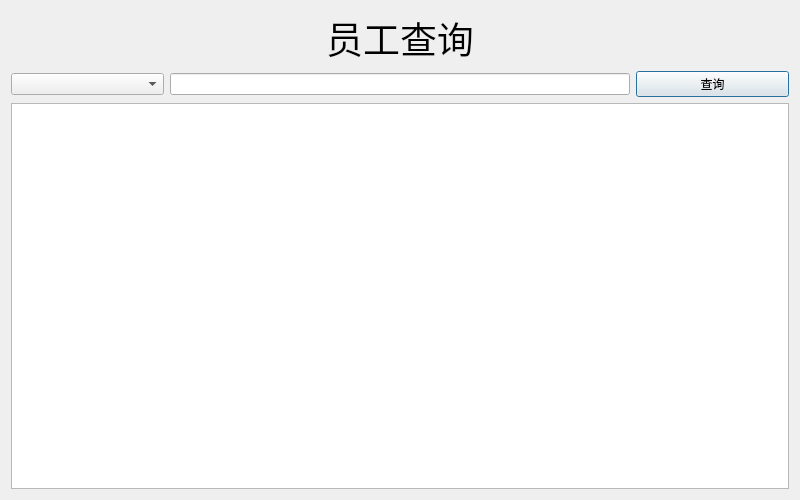
<?xml version="1.0" encoding="UTF-8"?>
<ui version="4.0">
 <class>QueryEmp</class>
 <widget class="QDialog" name="QueryEmp">
  <property name="geometry">
   <rect>
    <x>0</x>
    <y>0</y>
    <width>800</width>
    <height>500</height>
   </rect>
  </property>
  <property name="windowTitle">
   <string>员工查询</string>
  </property>
  <layout class="QVBoxLayout" name="verticalLayout">
   <item>
    <widget class="QLabel" name="label">
     <property name="font">
      <font>
       <family>Adobe Arabic</family>
       <pointsize>28</pointsize>
      </font>
     </property>
     <property name="text">
      <string>员工查询</string>
     </property>
     <property name="alignment">
      <set>Qt::AlignCenter</set>
     </property>
    </widget>
   </item>
   <item>
    <layout class="QHBoxLayout" name="horizontalLayout" stretch="2,6,2">
     <item>
      <widget class="QComboBox" name="cbbType"/>
     </item>
     <item>
      <widget class="QLineEdit" name="leKey"/>
     </item>
     <item>
      <widget class="QPushButton" name="btnQuery">
       <property name="text">
        <string>查询</string>
       </property>
      </widget>
     </item>
    </layout>
   </item>
   <item>
    <widget class="QTableView" name="tableView">
     <property name="sizePolicy">
      <sizepolicy hsizetype="Preferred" vsizetype="Expanding">
       <horstretch>0</horstretch>
       <verstretch>0</verstretch>
      </sizepolicy>
     </property>
    </widget>
   </item>
  </layout>
 </widget>
 <resources/>
 <connections/>
</ui>
